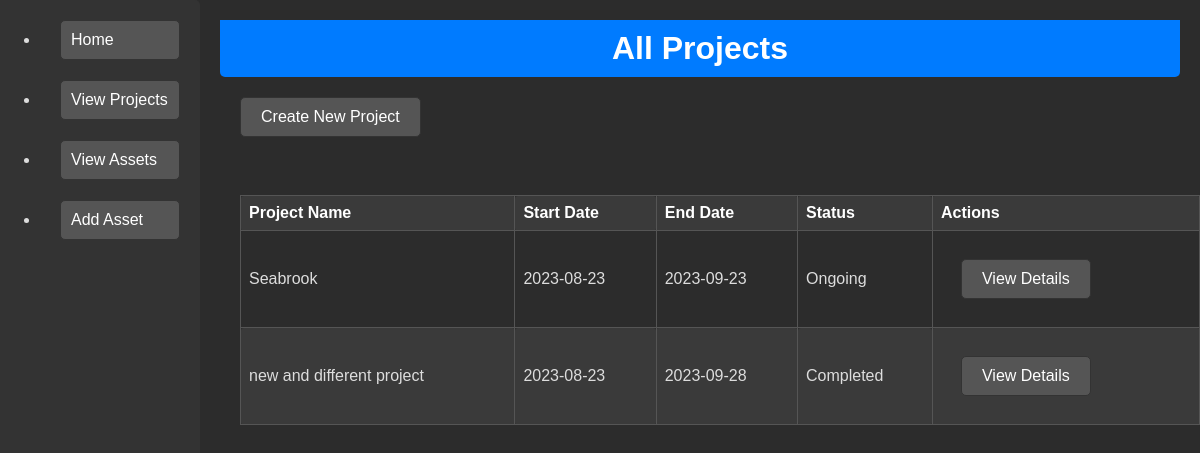
Page /view_projects on the earlier database version.
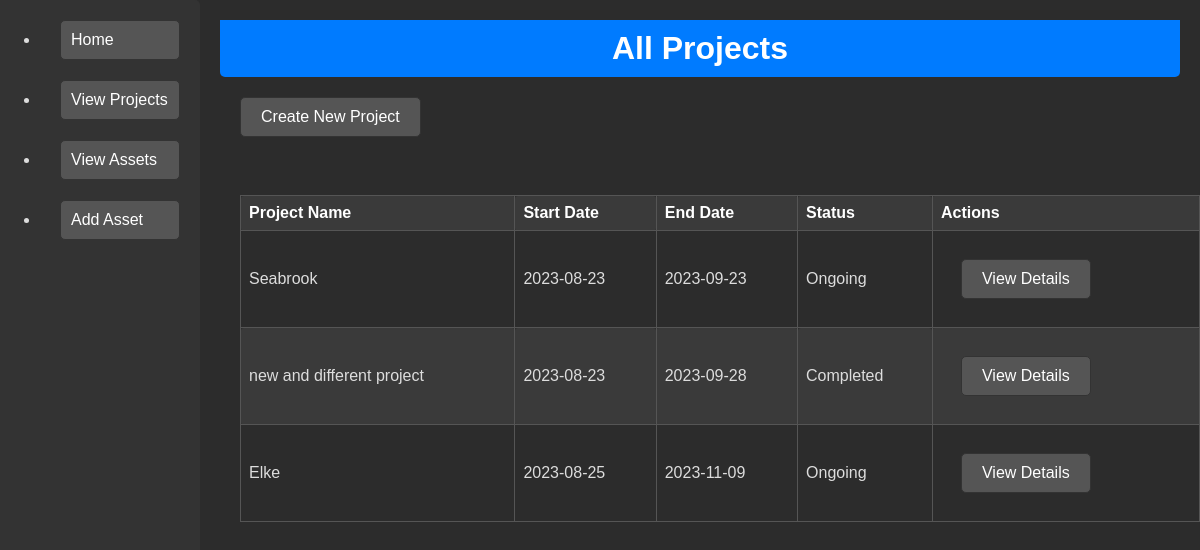
Same page on the later database version.
### tables this page shows
CREATE TABLE Projects (
    ProjectID INTEGER PRIMARY KEY AUTOINCREMENT,
    ProjectName TEXT NOT NULL,
    ProjectDescription TEXT,
    StartDate DATE,
    EndDate DATE,
    Status TEXT
);

### app/routes.py (the view)
@app.route('/view_projects', methods=['GET'])
def view_projects():
    db_path = os.path.join('Databases', '3d_project_database.db')
    db_path = os.path.join(os.path.dirname(__file__), db_path)
    conn = sqlite3.connect(db_path)
    cursor = conn.cursor()
    cursor.execute('SELECT * FROM Projects')
    projects = cursor.fetchall()
    conn.close()
    return render_template('view_projects.html', projects=projects)

### app/static/templates/view_projects.html
{% extends "base.html" %}
{% block content %}
<div>
    <h1>All Projects</h1>
<a href="{{ url_for('create_project') }}" class="btn btn-primary">Create New Project</a><br><br>
    <table border="1">
        <thead>
            <tr>
                <th>Project Name</th>
                <th>Start Date</th>
                <th>End Date</th>
                <th>Status</th>
                <th>Actions</th>
            </tr>
        </thead>
        <tbody>
            {% for project in projects %}
            <tr>
                <td>{{ project[1] }}</td>
                <td>{{ project[3] }}</td>
                <td>{{ project[4] }}</td>
                <td>{{ project[5] }}</td>
                <td>
                    <a href="{{ url_for('view_project', project_id=project[0]) }}">View Details</a>
                </td>
            </tr>
            {% endfor %}
        </tbody>
    </table>
</div>
{% endblock %}

Differences in the rows shown:
added Projects: ProjectName "Elke", StartDate "2023-08-25", EndDate "2023-11-09", Status "Ongoing"
